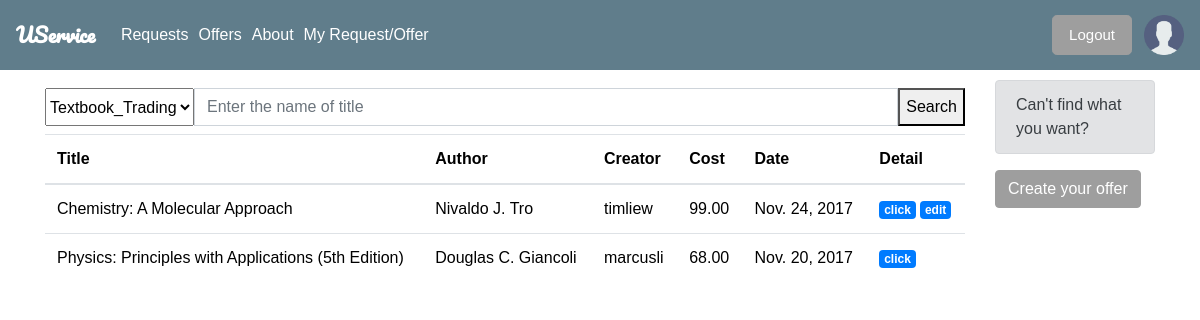
/USERVICE/searchrequest/ (signed in), run on the app's committed database.
### USERVICE/models.py (models this page shows, shortened)
class Textbook_Trading(models.Model):
    title = models.CharField(max_length=200)
    author = models.CharField(max_length=200)
    description = models.TextField(max_length=1000, help_text="Enter a brief description of the book")
    creator=models.ForeignKey(User,on_delete=models.SET_NULL,null=True)
    date=models.DateField(null=True,blank=True)
    cost=models.DecimalField(max_digits=6,decimal_places=2,default=Decimal('0.00'))
    request=models.BooleanField(default=False)
    offer=models.BooleanField(default=False)
    def get_absolute_url(self):
         return reverse('textbook-Detail', args=[str(self.id)])
    def edit_url(self):
        return reverse('textbook-Edit', args=[str(self.id)])

### USERVICE/views.py (the view)
class requestListView(generic.ListView):
    context_object_name = "requestlist"
    template_name = 'searchRequest.html'
    def get_queryset(self):
        if self.request.method == 'GET':
            model = Textbook_Trading
            modelfields = self.request.GET.get('modelfields',None)
            search_query = self.request.GET.get('q',None)
            if modelfields:
                model = apps.get_model('USERVICE',modelfields)
            if search_query and modelfields:
                return model.objects.filter(request=True).filter(title__icontains = search_query)
            else:
                return model.objects.filter(request=True)

### USERVICE/templates/searchRequest.html (shortened to what this page needs)
{% extends "base_generic.html" %}
{% block extra_head %}
{% load static %}
<link rel="stylesheet" href="{% static 'css/search.css' %}">
{% endblock %}
{% block content %}
      <div class="container">
        <div class="row">
            <div class="col-lg-10 col-md-9">
                <form class="input-group" type='GET' action=''>
                  <select id="modelfields" name="modelfields" onChange="form.submit();">
                   <option value="Textbook_Trading"  {%ifequal request.GET.modelfields "Textbook_Trading" %}selected="selected"{%endifequal%}>Textbook_Trading</option>
                  </select>
                   <input type="text" class="form-control" placeholder="Enter the name of title" aria-describedby="book" name="q">
                  <button type="submit" class="input-group-addon" id="book">Search</button>
                </form>
                {%if request.GET.modelfields == "Textbook_Trading" %}
                   <table class="table table-hover">
                      <thead>
                        <tr>
                          <th>Title</th>
                          <th>Author</th>
                          <th>Creator</th>
                          <th>Cost</th>
                          <th>Date</th>
                          <th>Detail</th>
                        </tr>
                      </thead>
                      <tbody>
                        {% for book in requestlist %}
                          <tr>
                            <td><a>{{ book.title }}</a></td>
                            <td><a>{{ book.author }}</a></td>
                            <td><a>{{ book.creator}}</a></td>
                            <td><a>{{ book.cost }}</a></td>
                            <td><a>{{ book.date}}</a></td>
                            <td><a class="badge badge-primary"  href="{{ book.get_absolute_url }}">click</a>
                              {%ifequal user book.creator%}
                              <a class="badge badge-primary"  href="{{ book.edit_url }}">edit</a></td>
                              {%endifequal%}
                          </tr>
                        {% endfor %}
                      </tbody>
                  </table>
                {%else%}
                <table class="table table-hover">
                   <thead>
                     <tr>
                       <th>Title</th>
                       <th>Author</th>
                       <th>Creator</th>
                       <th>Cost</th>
                       <th>Date</th>
                       <th>Detail</th>
                     </tr>
                   </thead>
                   <tbody>
                     {% for book in requestlist %}
                       <tr>
                         <td><a>{{ book.title }}</a></td>
                         <td><a>{{ book.author }}</a></td>
                         <td><a>{{ book.creator}}</a></td>
                         <td><a>{{ book.cost }}</a></td>
                         <td><a>{{ book.date}}</a></td>
                         <td><a class="badge badge-primary"  href="{{ book.get_absolute_url }}">click</a>
                           {%ifequal user book.creator%}
                           <a class="badge badge-primary"  href="{{ book.edit_url }}">edit</a></td>
                           {%endifequal%}
                       </tr>
                     {% endfor %}
                   </tbody>
               </table>
                {%endif%}
              </div>
          <div class="col-lg-2 col-md-3">
            <div class="alert alert-secondary" role="alert">
              Can't find what you want?
            </div>
            <button  type="button" class="btn btn-secondary" name="button"><a href="{% url 'addoffer' %}">Create your offer</a></button>
          </div>
        </div>
      </div>
{% endblock %}

### USERVICE/static/css/navbar.css (style rules this page uses)
* { font-family: Arial, Helvetica, sans-serif; }
table { border-spacing: 100px; }
a, a:active, a:hover { color: white; text-decoration: none; }

### USERVICE/static/css/search.css (style rules this page uses)
.container { padding-top: 80px; padding-bottom: 40px; }
.table-hover { color: black; overflow-x: auto; }
.input-group { margin-top: 0.5rem; }
.table-hover { margin-top: 0.5rem; }
.btn-secondary { background-color: #9E9E9E; border-color: #9E9E9E; }

### data on the page
Textbook_Trading: title "Chemistry: A Molecular Approach", author "Nivaldo J. Tro", creator "timliew", cost "99.00", date "Nov. 24, 2017"
Textbook_Trading: title "Physics: Principles with Applications (5th Edition)", author "Douglas C. Giancoli", creator "marcusli", cost "68.00", date "Nov. 20, 2017"
